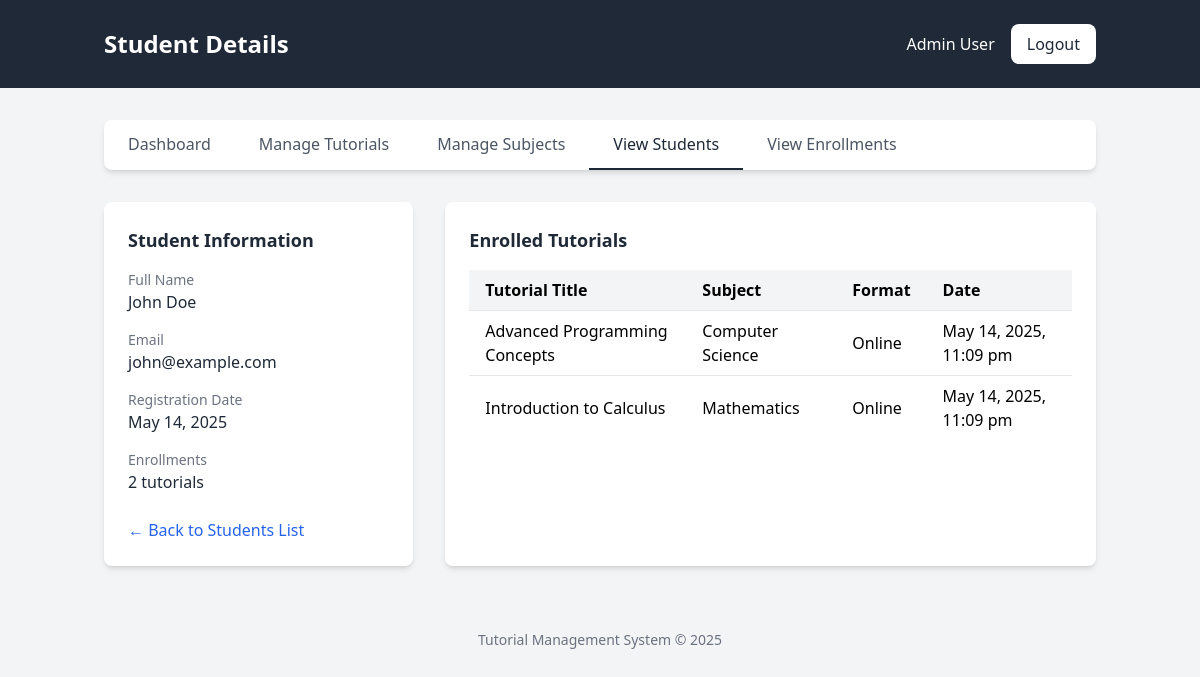
The page /admin/view_student.php?id=2 (signed in) on the database its author committed.
### tables this page shows
CREATE TABLE IF NOT EXISTS users (
    id INT(11) NOT NULL AUTO_INCREMENT,
    name VARCHAR(100) NOT NULL,
    email VARCHAR(100) NOT NULL UNIQUE,
    password VARCHAR(255) NOT NULL,
    role ENUM('admin', 'student') NOT NULL,
    created_at TIMESTAMP DEFAULT CURRENT_TIMESTAMP,
    PRIMARY KEY (id)
);

CREATE TABLE IF NOT EXISTS tutorials (
    id INT(11) NOT NULL AUTO_INCREMENT,
    title VARCHAR(255) NOT NULL,
    description TEXT NOT NULL,
    subject_id INT(11) NOT NULL,
    format ENUM('Online', 'In-Person') NOT NULL,
    location VARCHAR(255) DEFAULT NULL,
    file_url VARCHAR(255) DEFAULT NULL,
    upload_date DATETIME NOT NULL,
    PRIMARY KEY (id),
    FOREIGN KEY (subject_id) REFERENCES subjects(id)
);

CREATE TABLE IF NOT EXISTS subjects (
    id INT(11) NOT NULL AUTO_INCREMENT,
    name VARCHAR(100) NOT NULL UNIQUE,
    PRIMARY KEY (id)
);

### includes/functions.php (called while the page is built, shortened)
<?php
function formatDate($date) {
    return date("F j, Y, g:i a", strtotime($date));
}
?>

### admin/view_student.php (the view, shortened to what this page needs)
<?php
require_once('../includes/config.php');
require_once('../includes/functions.php');
$student_id = isset($_GET['id']) ? (int)$_GET['id'] : 0;
$query = "SELECT * FROM users WHERE id = $student_id AND role = 'student'";
$result = mysqli_query($conn, $query);
$student = mysqli_fetch_assoc($result);
$query = "SELECT t.*, s.name as subject_name FROM tutorials t
          JOIN subjects s ON t.subject_id = s.id
          JOIN enrollments e ON t.id = e.tutorial_id
          WHERE e.user_id = $student_id
          ORDER BY e.id DESC";
$result = mysqli_query($conn, $query);
$enrollments = [];
if ($result) {
    while ($row = mysqli_fetch_assoc($result)) {
        $enrollments[] = $row;
    }
}
include_once('../includes/header.php');
?>
<div class="bg-gray-800">
    <div class="container mx-auto px-4 py-6">
        <div class="flex justify-between items-center">
            <h1 class="text-2xl font-bold text-white">Student Details</h1>
            <div class="flex items-center space-x-4">
                <span class="text-white"><?php echo $_SESSION['name']; ?></span>
                <a href="logout.php" class="bg-white text-gray-800 px-4 py-2 rounded-lg font-medium hover:bg-gray-100 transition duration-300">Logout</a>
            </div>
        </div>
    </div>
</div>
<div class="container mx-auto px-4 py-8">
    <div class="bg-white rounded-lg shadow-md mb-8">
        <div class="flex flex-wrap">
            <a href="dashboard.php" class="px-6 py-3 text-gray-600 font-medium hover:text-gray-800 transition duration-300">Dashboard</a>
            <a href="tutorials.php" class="px-6 py-3 text-gray-600 font-medium hover:text-gray-800 transition duration-300">Manage Tutorials</a>
            <a href="subjects.php" class="px-6 py-3 text-gray-600 font-medium hover:text-gray-800 transition duration-300">Manage Subjects</a>
            <a href="students.php" class="px-6 py-3 text-gray-800 font-medium border-b-2 border-gray-800">View Students</a>
            <a href="enrollments.php" class="px-6 py-3 text-gray-600 font-medium hover:text-gray-800 transition duration-300">View Enrollments</a>
        </div>
    </div>
    <div class="grid grid-cols-1 md:grid-cols-3 gap-8">
        <div class="bg-white rounded-lg shadow-md p-6">
            <h2 class="text-lg font-semibold text-gray-800 mb-4">Student Information</h2>
            <div class="space-y-4">
                <div>
                    <p class="text-gray-500 text-sm">Full Name</p>
                    <p class="text-gray-800 font-medium"><?php echo $student['name']; ?></p>
                </div>
                <div>
                    <p class="text-gray-500 text-sm">Email</p>
                    <p class="text-gray-800 font-medium"><?php echo $student['email']; ?></p>
                </div>
                <div>
                    <p class="text-gray-500 text-sm">Registration Date</p>
                    <p class="text-gray-800 font-medium"><?php echo date('F j, Y', strtotime($student['created_at'] ?? 'now')); ?></p>
                </div>
                <div>
                    <p class="text-gray-500 text-sm">Enrollments</p>
                    <p class="text-gray-800 font-medium"><?php echo count($enrollments); ?> tutorials</p>
                </div>
            </div>
            <div class="mt-6">
                <a href="students.php" class="text-blue-600 hover:underline">
                    &larr; Back to Students List
                </a>
            </div>
        </div>
        <div class="bg-white rounded-lg shadow-md p-6 md:col-span-2">
            <h2 class="text-lg font-semibold text-gray-800 mb-4">Enrolled Tutorials</h2>
            <?php if (empty($enrollments)): ?>
                <p class="text-gray-600">This student hasn't enrolled in any tutorials yet.</p>
            <?php else: ?>
                <div class="overflow-x-auto">
                    <table class="w-full border-collapse">
                        <thead>
                            <tr class="bg-gray-100">
                                <th class="px-4 py-2 text-left">Tutorial Title</th>
                                <th class="px-4 py-2 text-left">Subject</th>
                                <th class="px-4 py-2 text-left">Format</th>
                                <th class="px-4 py-2 text-left">Date</th>
                            </tr>
                        </thead>
                        <tbody>
                            <?php foreach ($enrollments as $enrollment): ?>
                                <tr class="border-t hover:bg-gray-50">
                                    <td class="px-4 py-2"><?php echo $enrollment['title']; ?></td>
                                    <td class="px-4 py-2"><?php echo $enrollment['subject_name']; ?></td>
                                    <td class="px-4 py-2"><?php echo $enrollment['format']; ?></td>
                                    <td class="px-4 py-2"><?php echo formatDate($enrollment['upload_date']); ?></td>
                                </tr>
                            <?php endforeach; ?>
                        </tbody>
                    </table>
                </div>
            <?php endif; ?>
        </div>
    </div>
</div>
<?php include_once('../includes/footer.php'); ?>

### rows shown on the page
users: name "John Doe", email "john@example.com", created_at "May 14, 2025"
tutorials: title "Advanced Programming Concepts", subject.name "Computer Science", format "Online", upload_date "May 14, 2025, 11:09 pm"
tutorials: title "Introduction to Calculus", subject.name "Mathematics", format "Online", upload_date "May 14, 2025, 11:09 pm"

### other values the page prints
$_SESSION['name'] "Admin User"
count($enrollments) "2"
